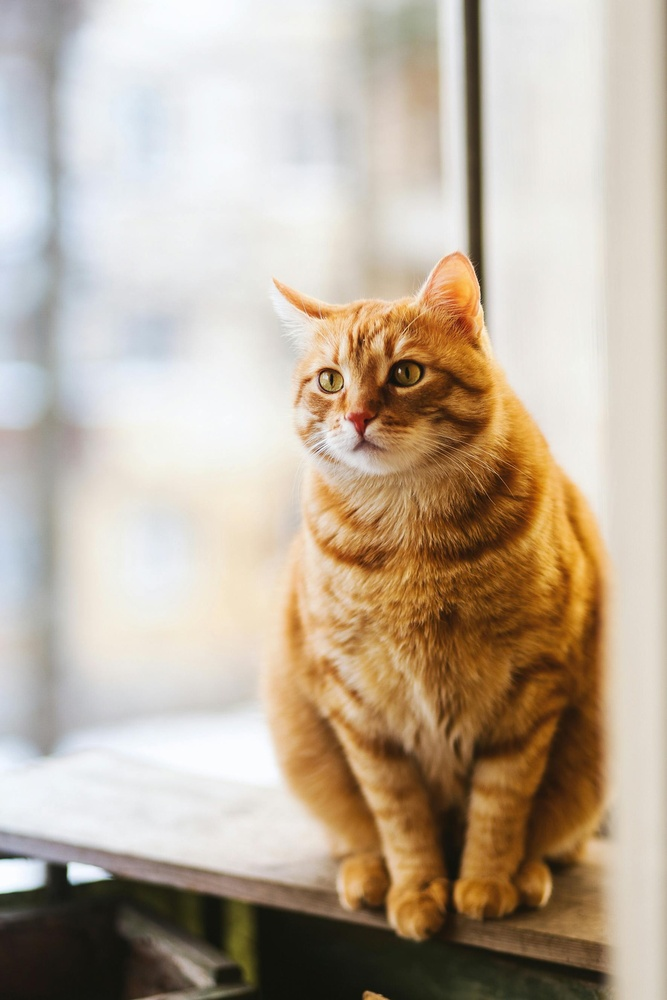
#> input picture Imagen.jpg, 667 x 1000 px, shrunk from 1771 x 2657 before the run
$ python Transformaciones.py
#> lines starting #> are read from the running program, lines starting #| are printed output that depends on the picture
import numpy as np
import matplotlib.pyplot as plt
from scipy.ndimage import affine_transform


def rotate_image(image, degree):
    theta = -np.radians(degree)
    rotation_matrix = np.array([[np.cos(theta), -np.sin(theta)],
                                [np.sin(theta), np.cos(theta)]])
    center = 0.5*np.array(image.shape)
    offset = center - np.dot(rotation_matrix, center)
    transformed_image = affine_transform(image, rotation_matrix, offset=offset)

    return transformed_image

def scale_image(image, factor):
    scaling_matrix = np.array([[factor, 0],
                               [0, factor]])
    center = 0.5*np.array(image.shape)
    offset = center - factor * center
    scaled_image = affine_transform(image, scaling_matrix, offset=offset)

    return scaled_image

def deform_image(image, deformation_matrix):
    center = 0.5*np.array(image.shape)
    offset = center - np.dot(deformation_matrix, center)
    deformed_image = affine_transform(image, deformation_matrix, offset=offset)

    return deformed_image


image = plt.imread("Imagen.jpg")
#> image is the input picture: shape (1000, 667, 3); mean R, G, B 188.6, 173.8, 156.2

gray_image = np.dot(image[...,:3], [0.2989, 0.5870, 0.1140])
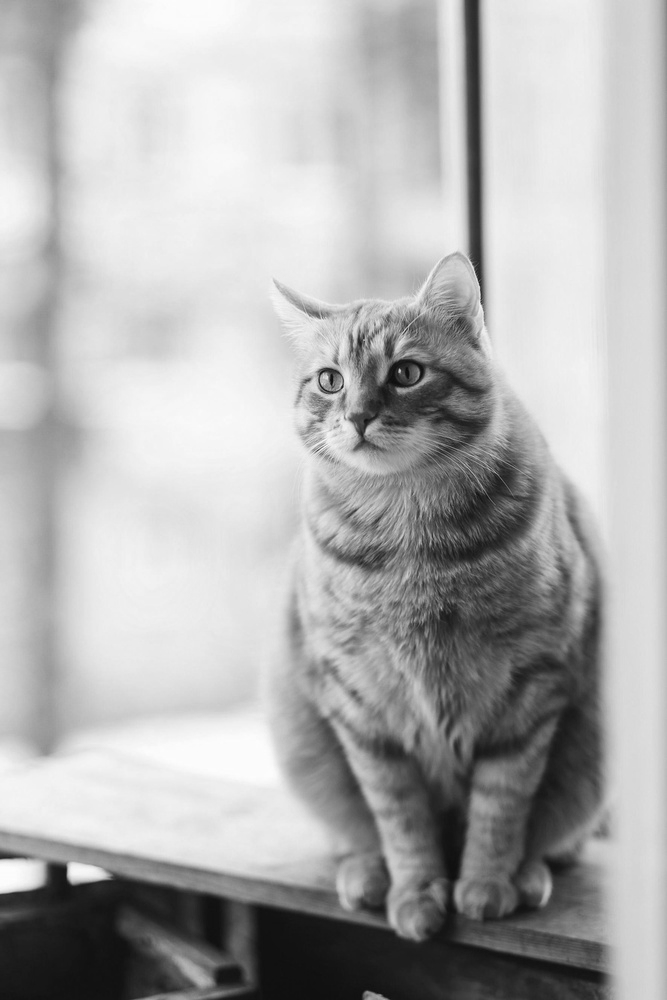
#> gray_image: shape (1000, 667) float64; min 11.94, max 253.2, mean 176.2

# Rotar la imagen 45 y 90 grados
rotated_image_45 = rotate_image(gray_image, 45)
#> in rotate_image, `transformed_image = affine_transform(image, rotation_matrix, offset=of..`:
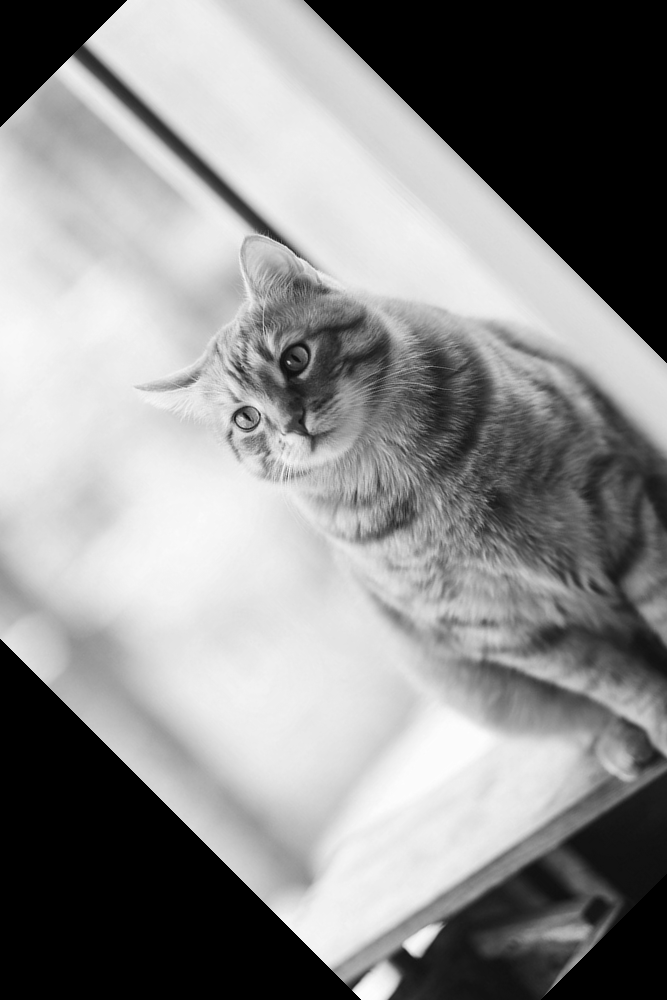
#> transformed_image: shape (1000, 667) float64; min 0, max 253.5, mean 140.5
rotated_image_90 = rotate_image(gray_image, 90)
#> call 2 of rotate_image, with degree = 90
#> in rotate_image (call 2), `transformed_image = affine_transform(image, rotation_matrix, offset=of..`:
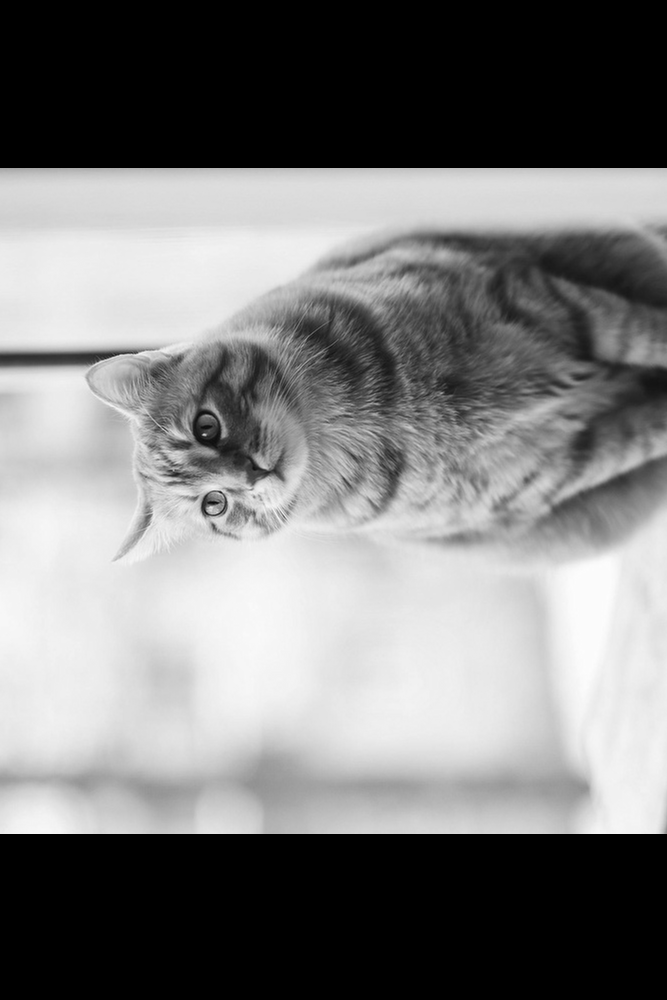
#> transformed_image: shape (1000, 667) float64; min 0, max 253.4, mean 124.5

# Escalar la imagen a la mitad y a la cuarta parte
scaled_image_05 = scale_image(gray_image, 0.5)
#> in scale_image, `scaled_image = affine_transform(image, scaling_matrix, offset=offset)`:
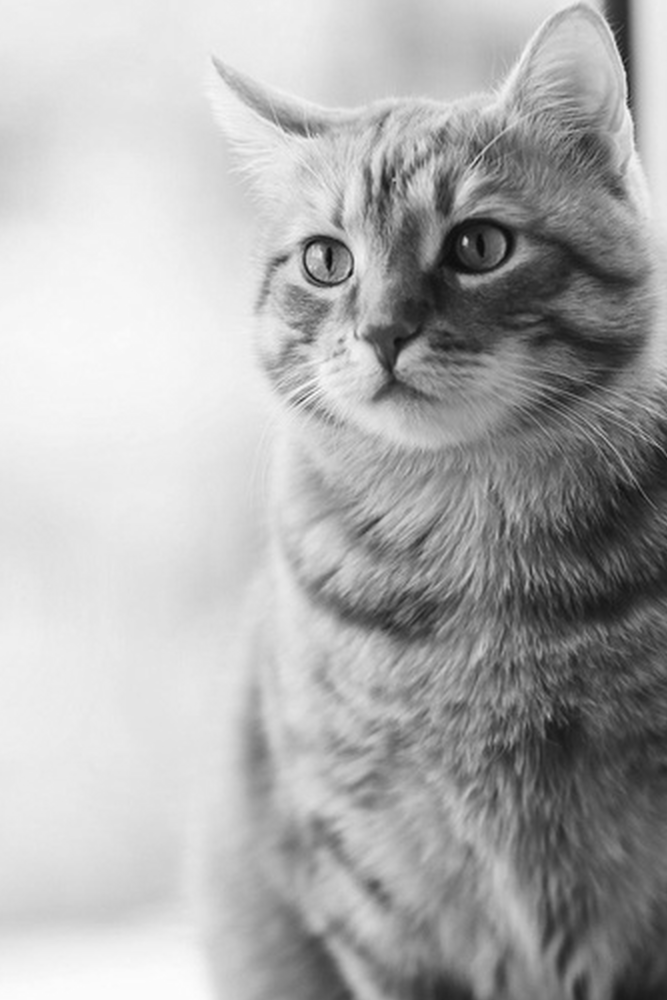
#> scaled_image: shape (1000, 667) float64; min 7.48, max 253.2, mean 174.5
scaled_image_025 = scale_image(gray_image, 0.25)
#> call 2 of scale_image, with factor = 0.25
#> in scale_image (call 2), `scaled_image = affine_transform(image, scaling_matrix, offset=offset)`:
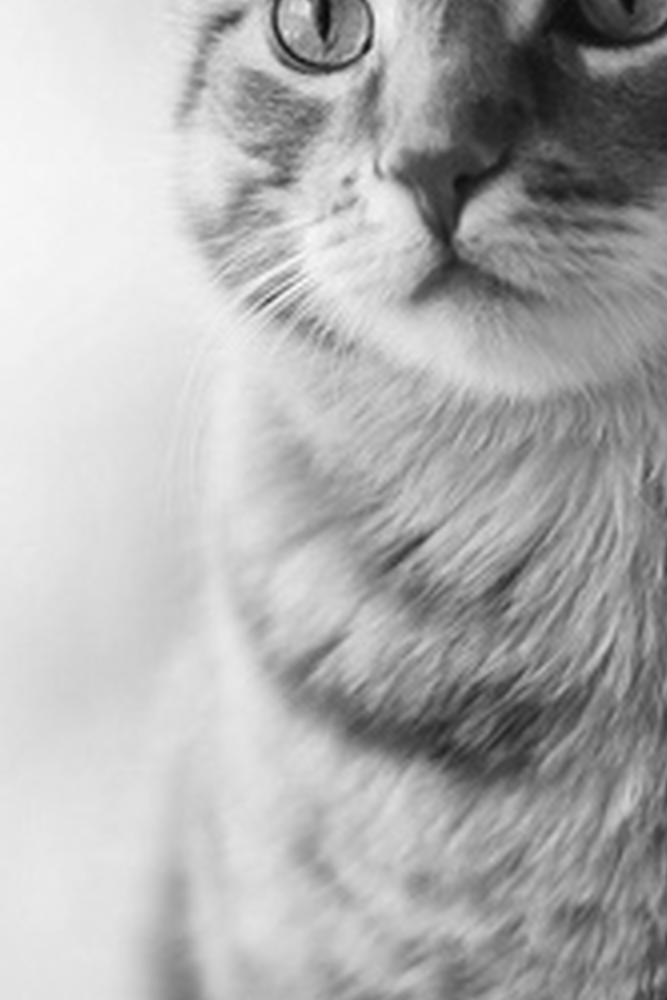
#> scaled_image: shape (1000, 667) float64; min 7.21, max 251.9, mean 176.3

# Deformar la imagen con dos matrices de deformación diferentes
deformation_matrix1 = np.array([[1, 0.5], [0.5, 1]])
deformation_matrix2 = np.array([[1, 0.2], [0.3, 1]])
deformed_image1 = deform_image(gray_image, deformation_matrix1)
#> in deform_image, `deformed_image = affine_transform(image, deformation_matrix, offset=of..`:
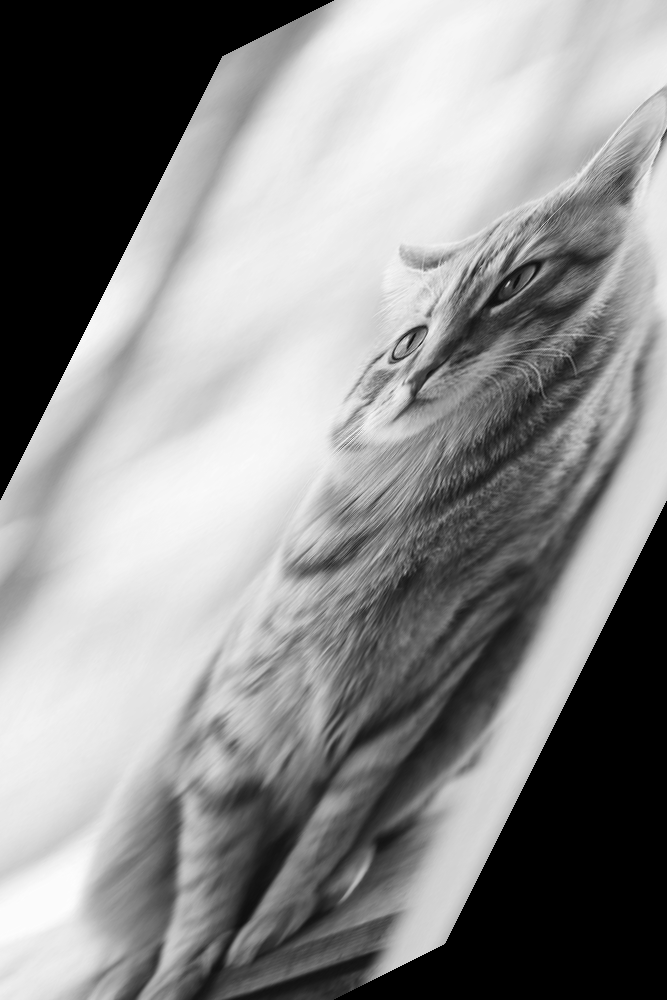
#> deformed_image: shape (1000, 667) float64; min 0, max 253.3, mean 140.7
deformed_image2 = deform_image(gray_image, deformation_matrix2)
#> in deform_image (call 2), `deformed_image = affine_transform(image, deformation_matrix, offset=of..`:
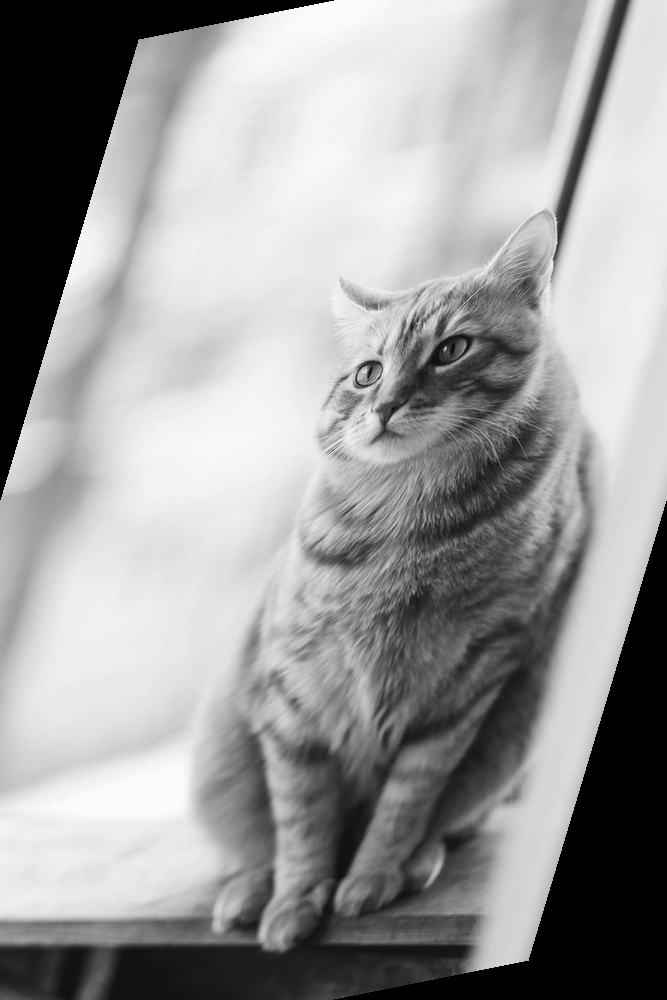
#> deformed_image: shape (1000, 667) float64; min 0, max 253.2, mean 155.7

# Mostar las imágenes
plt.figure(figsize=(18,12))

plt.subplot(2, 3, 1)
plt.imshow(rotated_image_45, cmap='gray')
plt.title('Rotated Image (45 degrees)')

plt.subplot(2, 3, 2)
plt.imshow(rotated_image_90, cmap='gray')
plt.title('Rotated Image (90 degrees)')

plt.subplot(2, 3, 3)
plt.imshow(scaled_image_05, cmap='gray')
plt.title('Scaled Image (factor 0.5)')

plt.subplot(2, 3, 4)
plt.imshow(scaled_image_025, cmap='gray')
plt.title('Scaled Image (factor 0.25)')

plt.subplot(2, 3, 5)
plt.imshow(deformed_image1, cmap='gray')
plt.title('Deformed Image (matrix1)')

plt.subplot(2, 3, 6)
plt.imshow(deformed_image2, cmap='gray')
plt.title('Deformed Image (matrix2)')

#La rotación cambia la orientación de la imagen.
#La escala cambia el tamaño de la imagen.
#La deformación cambia la forma de la imagen, estirándola o comprimiéndola en diferentes direcciones.
plt.show()
